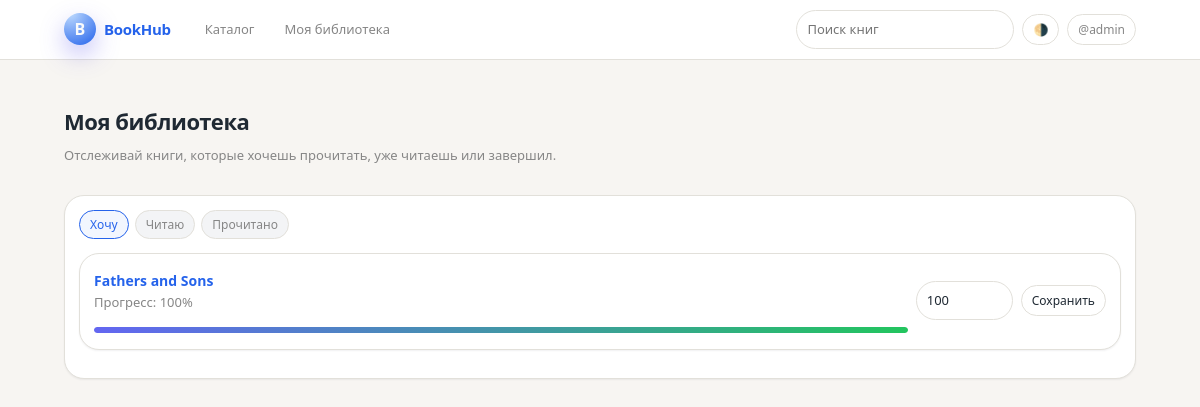
The page /me/library/ (signed in) on the database its author committed.
### core/models.py (models this page shows, shortened)
class UserLibrary(models.Model):
    class Status(models.TextChoices):
        WISHLIST = "wishlist", "Хочу прочитать"
        READING = "reading", "Читаю"
        FINISHED = "finished", "Прочитано"
    user = models.ForeignKey(settings.AUTH_USER_MODEL, on_delete=models.CASCADE)
    book = models.ForeignKey(Book, on_delete=models.CASCADE)
    status = models.CharField(
        max_length=20,
        choices=Status.choices,
        default=Status.WISHLIST,
    )
    progress_percent = models.PositiveIntegerField(default=0)
    added_at = models.DateTimeField(auto_now_add=True)
    updated_at = models.DateTimeField(auto_now=True)
    class Meta:
        unique_together = ("user", "book")
        ordering = ["-updated_at"]

class Book(models.Model):
    title = models.CharField(max_length=250)
    description = models.TextField(blank=True)
    cover_url = models.URLField(blank=True)
    year = models.IntegerField(null=True, blank=True)
    authors = models.ManyToManyField(Author, related_name="books", blank=True)
    categories = models.ManyToManyField(
        Category,
        related_name="books",
        blank=True,
    )
    source = models.CharField(max_length=50, blank=True)
    source_id = models.CharField(max_length=120, blank=True)
    is_paid = models.BooleanField(default=False)
    price = models.DecimalField(max_digits=8, decimal_places=2, default=0)
    created_at = models.DateTimeField(auto_now_add=True)
    class Meta:
        ordering = ["-created_at", "title"]
        indexes = [
            models.Index(fields=["title"]),
            models.Index(fields=["source", "source_id"]),
            models.Index(fields=["is_paid"]),
        ]

### core/views.py (the view)
# urls.py: path("me/library/", my_library, name="my_library"),
@login_required
def my_library(request):
    status = request.GET.get("status") or "wishlist"
    if status not in {"wishlist", "reading", "finished"}:
        status = "wishlist"
    items = (
        UserLibrary.objects.select_related("book")
        .filter(user=request.user, status=status)
        .order_by("-updated_at")
    )
    return render(request, "core/my_library.html", {"items": items, "status": status})

### core/templates/core/my_library.html (shortened to what this page needs)
{% extends "core/base.html" %}
{% block content %}
<header class="bh-page-header">
    <h1 class="bh-page-title">Моя библиотека</h1>
    <p class="bh-page-subtitle">
        Отслеживай книги, которые хочешь прочитать, уже читаешь или завершил.
    </p>
</header>
<section class="bh-card">
    <div class="bh-chip-row">
        <a class="bh-chip {% if status == 'wishlist' %}bh-chip-active{% endif %}"
            href="{% url 'my_library' %}?status=wishlist">Хочу</a>
        <a class="bh-chip {% if status == 'reading' %}bh-chip-active{% endif %}"
            href="{% url 'my_library' %}?status=reading">Читаю</a>
        <a class="bh-chip {% if status == 'finished' %}bh-chip-active{% endif %}"
            href="{% url 'my_library' %}?status=finished">Прочитано</a>
    </div>
    {% if items %}
    {% for it in items %}
    <article class="bh-card">
        <div class="bh-flex-row bh-flex-space-between bh-flex-gap-8">
            <div style="flex:1;">
                <a href="{% url 'book_detail' it.book.pk %}"
                    style="font-weight:600; font-size:14px; text-decoration:none;">{{ it.book.title }}</a>
                <div class="bh-text-muted">
                    Прогресс: {{ it.progress_percent }}%
                </div>
                <div class="bh-progress" aria-hidden="true">
                    <div class="bh-progress-inner" style="width: {{ it.progress_percent }}%;"></div>
                </div>
            </div>
            <form method="post" action="{% url 'update_progress' it.book.pk %}">
                <div class="bh-flex-row bh-flex-gap-8">
                    <input class="bh-input bh-input-inline-number" type="number" name="progress" min="0" max="100"
                        value="{{ it.progress_percent }}">
                    <button class="bh-btn bh-btn-ghost bh-btn-small" type="submit">Сохранить</button>
                </div>
            </form>
        </div>
    </article>
    {% endfor %}
    {% else %}
    <p class="bh-text-muted">Пока пусто. Добавь книги из каталога или через импорт.</p>
    {% endif %}
</section>
{% endblock %}

### core/templates/core/base.html (shortened to what this page needs)
{% load static %}
<!doctype html>
<html lang="en" data-theme="light">
<head>
    <link rel="stylesheet" href="{% static 'core/css/app.css' %}">
</head>
<body>
    <header class="bh-navbar">
        <div class="bh-navbar-inner">
            <a href="{% url 'book_list' %}" class="bh-logo">
                <div class="bh-logo-mark">B</div>
                <span class="bh-logo-text">BookHub</span>
            </a>
            <nav class="bh-nav-links bh-desktop-only">
                <a href="{% url 'book_list' %}" class="bh-nav-link">Каталог</a>
                {% if user.is_authenticated %}
                <a href="{% url 'my_library' %}" class="bh-nav-link">Моя библиотека</a>
                {% endif %}
            </nav>
            <div class="bh-nav-right">
                <form method="get" action="{% url 'book_list' %}" class="bh-desktop-only">
                    <input class="bh-input" type="text" name="q" placeholder="Поиск книг"
                        value="{{ request.GET.q }}" data-bh-search
                        style="min-width:180px;">
                </form>
                <button type="button" class="bh-btn bh-btn-ghost bh-btn-small" data-bh-theme-toggle>
                    🌗
                </button>
                {% if user.is_authenticated %}
                <div class="bh-dropdown">
                    <button type="button" class="bh-btn bh-btn-ghost bh-btn-small" data-bh-dropdown-toggle>
                        <span class="bh-username">@{{ user.username }}</span>
                    </button>
                </div>
                {% else %}
                <a href="{% url 'login' %}" class="bh-btn bh-btn-ghost bh-btn-small">Войти</a>
                {% endif %}
            </div>
        </div>
    </header>
    <main class="bh-shell">
        {% block content %}{% endblock %}
    </main>
</body>
</html>

### rows shown on the page
UserLibrary: book "Fathers and Sons", progress_percent "100", progress "100"

### other values the page prints
{{ user.username }} "admin"
